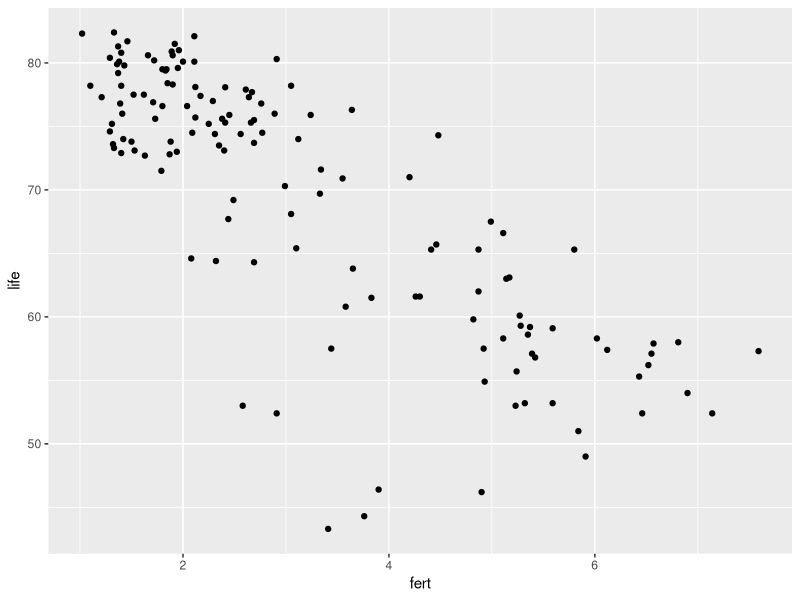
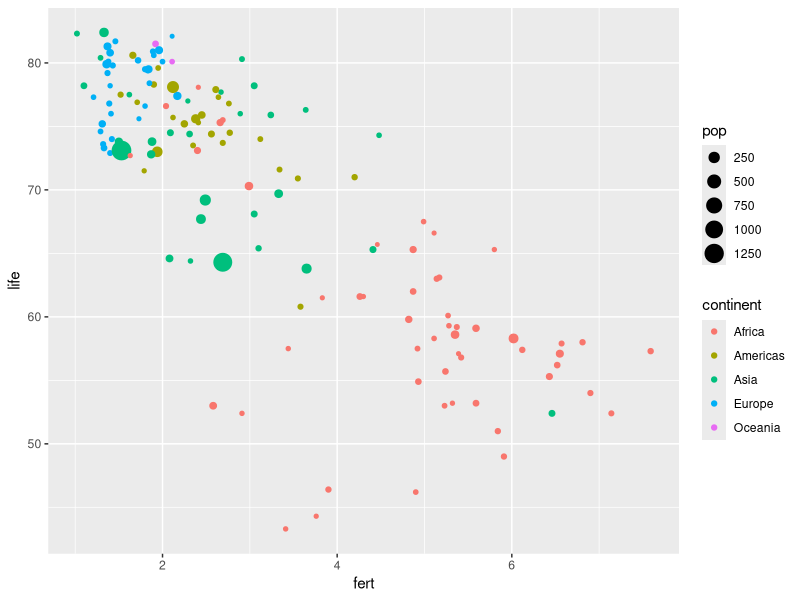
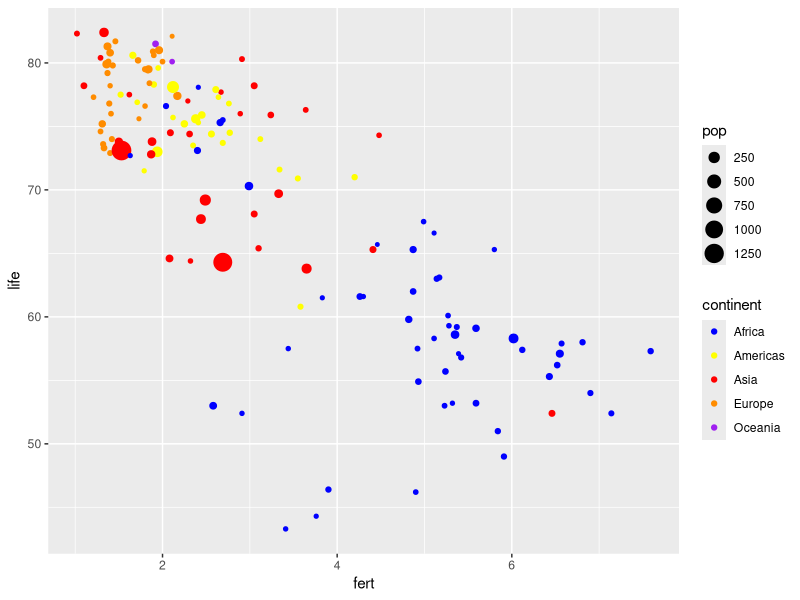
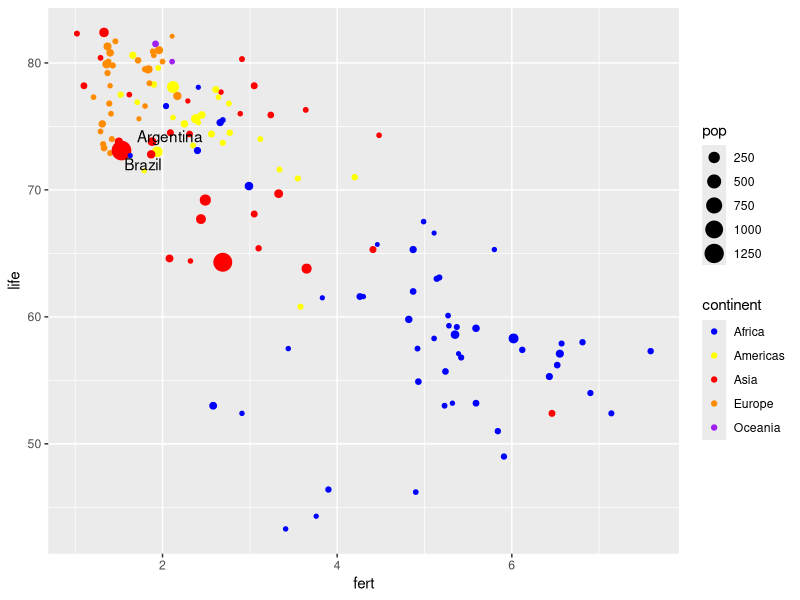
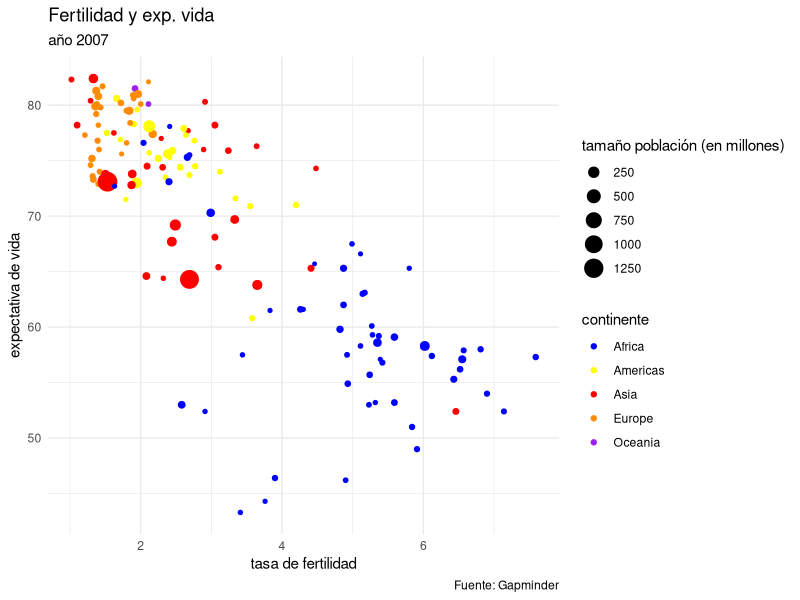
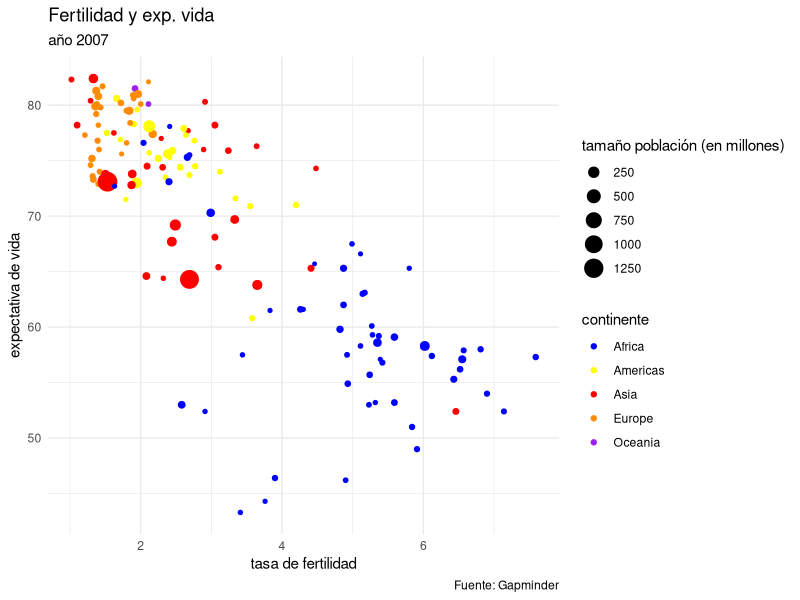

Reproduce these figures in R, in order.
## ---- chunk 1
library(ggplot2)
library(tidyverse)

df <- read_csv("./data/clean_gapminder.csv")
## ---- chunk 2
#Puedo guardar los gráficos de ggplot en un objeto

g1 <- ggplot(df %>% filter(year == 2007), aes(x = fert, y = life))+
  geom_point()

g1
## ---- chunk 3
g2 <- ggplot(df %>% filter(year ==2007), aes(x = fert, y = life, size = pop, color = continent))+
  geom_point()

g2
## ---- chunk 4
vec_colores <- c("Europe" = "darkorange", "Asia" = "red", "Africa" = "blue", "Americas" = "yellow", "Oceania" = "purple")

g3 <- g2 +
  scale_color_manual(values = vec_colores)

g3
## ---- chunk 5
library(ggrepel)

df07 <- df %>% filter(year == 2007)

g2 +
  geom_text_repel(data = df07 %>%filter(country == "Brazil" | country == "Argentina"), 
                  aes(x = fert, y = life, label = country), inherit.aes = FALSE)+
  scale_color_manual(values = vec_colores)
## ---- chunk 6
g3 +
  labs(title = "Fertilidad y exp. vida",
       subtitle = "año 2007",
       size = "tamaño población (en millones)",
       color = "continente",
       y = "expectativa de vida",
       x = "tasa de fertilidad",
       caption = "Fuente: Gapminder")+
  theme_minimal()

## ---- chunk 7
ggsave('./plot_gapminder.png',
  width = 7,
  height = 3)
